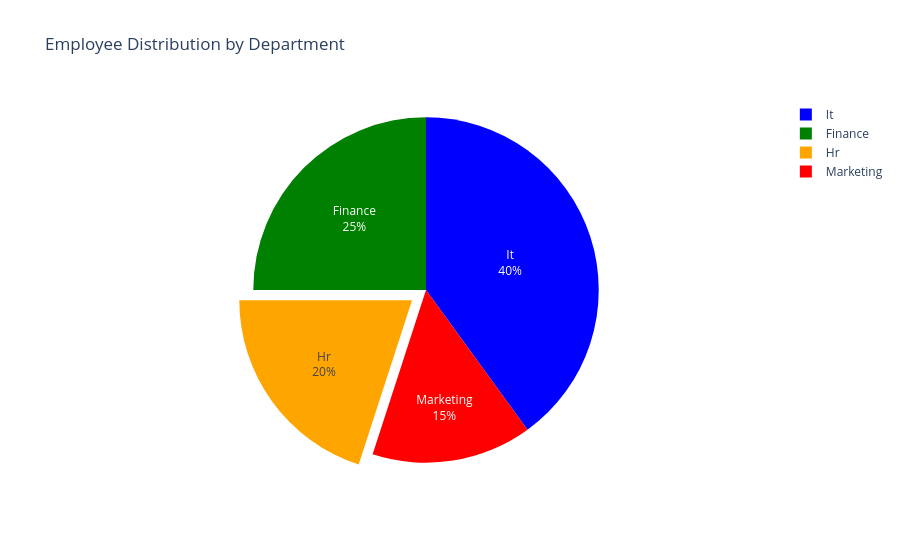

The notebook cell saved with this chart:
### Code cell
# pie_chart
import pandas as pd
import seaborn as sns
import networkx as nx
import matplotlib.pyplot as plt
import plotly.express as px

data={
    "Department":["It","Hr","Finance","Marketing"],
    "Employee":[40,20,25,15]
}

df=pd.DataFrame(data)
fig=px.pie(df,values="Employee",names="Department",color_discrete_sequence=["blue","green","orange","red"],title="Employee Distribution by Department")
fig.update_traces(
    textinfo="percent+label",textposition="inside",pull=[0,0.1,0,0]
)
fig.show()

### Figure 1 — Plotly figure (JSON) as saved in the notebook; plotly's stock layout.template omitted (floating-point values rounded to 4 significant figures)
{"data": [{"domain": {"x": [0, 1], "y": [0, 1]}, "hovertemplate": "Department=%{label}<br>Employee=%{value}<extra></extra>", "labels": ["It", "Hr", "Finance", "Marketing"], "legendgroup": "", "name": "", "pull": [0, 0.1, 0, 0], "showlegend": true, "textinfo": "percent+label", "textposition": "inside", "type": "pie", "values": [40, 20, 25, 15]}], "layout": {"legend": {"tracegroupgap": 0}, "piecolorway": ["blue", "green", "orange", "red"], "title": {"text": "Employee Distribution by Department"}}}
